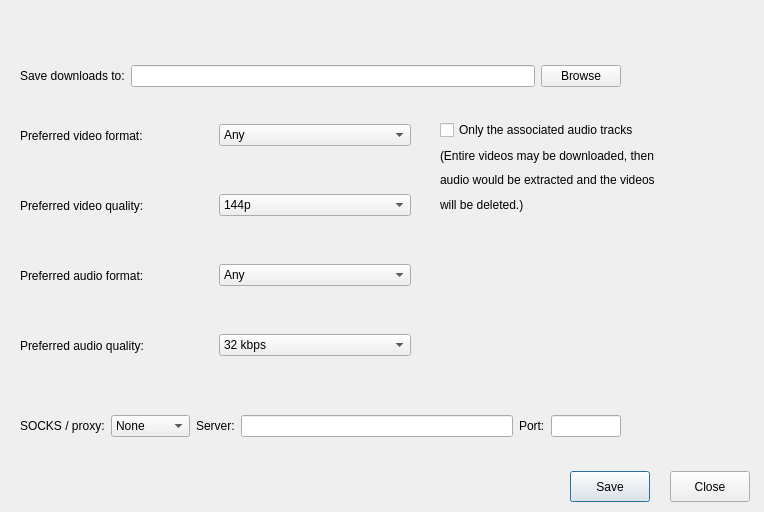
<?xml version="1.0" encoding="UTF-8"?>
<ui version="4.0">
 <class>Settings</class>
 <widget class="QDialog" name="Settings">
  <property name="geometry">
   <rect>
    <x>0</x>
    <y>0</y>
    <width>764</width>
    <height>512</height>
   </rect>
  </property>
  <property name="windowTitle">
   <string>Settings</string>
  </property>
  <widget class="QPushButton" name="save_button">
   <property name="geometry">
    <rect>
     <x>570</x>
     <y>471</y>
     <width>80</width>
     <height>31</height>
    </rect>
   </property>
   <property name="text">
    <string>Save</string>
   </property>
  </widget>
  <widget class="QPushButton" name="close_button">
   <property name="geometry">
    <rect>
     <x>670</x>
     <y>471</y>
     <width>80</width>
     <height>31</height>
    </rect>
   </property>
   <property name="text">
    <string>Close</string>
   </property>
  </widget>
  <widget class="QWidget" name="layoutWidget">
   <property name="geometry">
    <rect>
     <x>20</x>
     <y>180</y>
     <width>391</width>
     <height>51</height>
    </rect>
   </property>
   <layout class="QHBoxLayout" name="vid_quality_hlayout">
    <item>
     <widget class="QLabel" name="pref_vid_quality_label">
      <property name="text">
       <string>Preferred video quality:</string>
      </property>
     </widget>
    </item>
    <item>
     <widget class="QComboBox" name="pref_vid_quality_dropdown">
      <item>
       <property name="text">
        <string>144p</string>
       </property>
      </item>
      <item>
       <property name="text">
        <string>240p</string>
       </property>
      </item>
      <item>
       <property name="text">
        <string>360p</string>
       </property>
      </item>
      <item>
       <property name="text">
        <string>480p</string>
       </property>
      </item>
      <item>
       <property name="text">
        <string>720p (HD)</string>
       </property>
      </item>
      <item>
       <property name="text">
        <string>1080p (Full HD)</string>
       </property>
      </item>
      <item>
       <property name="text">
        <string>1440p (2K)</string>
       </property>
      </item>
      <item>
       <property name="text">
        <string>2160p (4K)</string>
       </property>
      </item>
      <item>
       <property name="text">
        <string>Best available</string>
       </property>
      </item>
     </widget>
    </item>
   </layout>
  </widget>
  <widget class="QWidget" name="layoutWidget_2">
   <property name="geometry">
    <rect>
     <x>20</x>
     <y>110</y>
     <width>391</width>
     <height>51</height>
    </rect>
   </property>
   <layout class="QHBoxLayout" name="pref_video_format_layout">
    <item>
     <widget class="QLabel" name="pref_vid_format">
      <property name="text">
       <string>Preferred video format:</string>
      </property>
     </widget>
    </item>
    <item>
     <widget class="QComboBox" name="pref_vid_format_dropdown">
      <item>
       <property name="text">
        <string>Any</string>
       </property>
      </item>
      <item>
       <property name="text">
        <string>mp4</string>
       </property>
      </item>
      <item>
       <property name="text">
        <string>webm</string>
       </property>
      </item>
      <item>
       <property name="text">
        <string>avi</string>
       </property>
      </item>
      <item>
       <property name="text">
        <string>mov</string>
       </property>
      </item>
      <item>
       <property name="text">
        <string>mkv</string>
       </property>
      </item>
      <item>
       <property name="text">
        <string>flv</string>
       </property>
      </item>
      <item>
       <property name="text">
        <string>3gp</string>
       </property>
      </item>
     </widget>
    </item>
   </layout>
  </widget>
  <widget class="QWidget" name="layoutWidget_3">
   <property name="geometry">
    <rect>
     <x>20</x>
     <y>320</y>
     <width>391</width>
     <height>51</height>
    </rect>
   </property>
   <layout class="QHBoxLayout" name="audio_quality_hlayout">
    <item>
     <widget class="QLabel" name="audio_quality_label">
      <property name="text">
       <string>Preferred audio quality:</string>
      </property>
     </widget>
    </item>
    <item>
     <widget class="QComboBox" name="pref_aud_quality_dropdown">
      <item>
       <property name="text">
        <string>32 kbps</string>
       </property>
      </item>
      <item>
       <property name="text">
        <string>64 kbps</string>
       </property>
      </item>
      <item>
       <property name="text">
        <string>128 kbps</string>
       </property>
      </item>
      <item>
       <property name="text">
        <string>160 kbps</string>
       </property>
      </item>
      <item>
       <property name="text">
        <string>192 kbps</string>
       </property>
      </item>
      <item>
       <property name="text">
        <string>256 kbps</string>
       </property>
      </item>
      <item>
       <property name="text">
        <string>320 kbps</string>
       </property>
      </item>
      <item>
       <property name="text">
        <string>Best available</string>
       </property>
      </item>
     </widget>
    </item>
   </layout>
  </widget>
  <widget class="QWidget" name="layoutWidget_4">
   <property name="geometry">
    <rect>
     <x>20</x>
     <y>250</y>
     <width>391</width>
     <height>51</height>
    </rect>
   </property>
   <layout class="QHBoxLayout" name="pref_audio_format_layout">
    <item>
     <widget class="QLabel" name="pref_aud_format">
      <property name="text">
       <string>Preferred audio format:</string>
      </property>
     </widget>
    </item>
    <item>
     <widget class="QComboBox" name="pref_aud_format_dropdown">
      <item>
       <property name="text">
        <string>Any</string>
       </property>
      </item>
      <item>
       <property name="text">
        <string>mp3</string>
       </property>
      </item>
      <item>
       <property name="text">
        <string>ogg / oga [Vorbis]</string>
       </property>
      </item>
      <item>
       <property name="text">
        <string>m4a</string>
       </property>
      </item>
      <item>
       <property name="text">
        <string>aac</string>
       </property>
      </item>
      <item>
       <property name="text">
        <string>opus</string>
       </property>
      </item>
      <item>
       <property name="text">
        <string>flac</string>
       </property>
      </item>
      <item>
       <property name="text">
        <string>wav</string>
       </property>
      </item>
     </widget>
    </item>
   </layout>
  </widget>
  <widget class="QWidget" name="layoutWidget_5">
   <property name="geometry">
    <rect>
     <x>20</x>
     <y>390</y>
     <width>601</width>
     <height>72</height>
    </rect>
   </property>
   <layout class="QHBoxLayout" name="proxy_server_layout">
    <item>
     <widget class="QLabel" name="proxy_label">
      <property name="text">
       <string>SOCKS / proxy:</string>
      </property>
     </widget>
    </item>
    <item>
     <widget class="QComboBox" name="proxy_server_type">
      <item>
       <property name="text">
        <string>None</string>
       </property>
      </item>
      <item>
       <property name="text">
        <string>HTTPS</string>
       </property>
      </item>
      <item>
       <property name="text">
        <string>SOCKS4</string>
       </property>
      </item>
      <item>
       <property name="text">
        <string>SOCKS5</string>
       </property>
      </item>
     </widget>
    </item>
    <item>
     <widget class="QLabel" name="proxy_server_label">
      <property name="text">
       <string>Server:</string>
      </property>
     </widget>
    </item>
    <item>
     <widget class="QLineEdit" name="proxy_server_addr"/>
    </item>
    <item>
     <widget class="QLabel" name="proxy_port_label">
      <property name="text">
       <string>Port:</string>
      </property>
     </widget>
    </item>
    <item>
     <widget class="QLineEdit" name="proxy_server_port">
      <property name="sizePolicy">
       <sizepolicy hsizetype="Fixed" vsizetype="Fixed">
        <horstretch>0</horstretch>
        <verstretch>0</verstretch>
       </sizepolicy>
      </property>
      <property name="maximumSize">
       <size>
        <width>70</width>
        <height>16777215</height>
       </size>
      </property>
     </widget>
    </item>
   </layout>
  </widget>
  <widget class="QWidget" name="layoutWidget_6">
   <property name="geometry">
    <rect>
     <x>20</x>
     <y>40</y>
     <width>601</width>
     <height>72</height>
    </rect>
   </property>
   <layout class="QHBoxLayout" name="dl_dir_layout">
    <item>
     <widget class="QLabel" name="save_downloads_label">
      <property name="text">
       <string>Save downloads to:</string>
      </property>
     </widget>
    </item>
    <item>
     <widget class="QLineEdit" name="save_downloads_edit"/>
    </item>
    <item>
     <widget class="QPushButton" name="browse_btn">
      <property name="text">
       <string>Browse</string>
      </property>
     </widget>
    </item>
   </layout>
  </widget>
  <widget class="QWidget" name="layoutWidget_7">
   <property name="geometry">
    <rect>
     <x>440</x>
     <y>120</y>
     <width>278</width>
     <height>94</height>
    </rect>
   </property>
   <layout class="QVBoxLayout" name="verticalLayout">
    <item>
     <widget class="QCheckBox" name="check_audio_only">
      <property name="text">
       <string>Only the associated audio tracks</string>
      </property>
     </widget>
    </item>
    <item>
     <widget class="QLabel" name="label">
      <property name="text">
       <string>(Entire videos may be downloaded, then</string>
      </property>
     </widget>
    </item>
    <item>
     <widget class="QLabel" name="label_2">
      <property name="text">
       <string>audio would be extracted and the videos</string>
      </property>
     </widget>
    </item>
    <item>
     <widget class="QLabel" name="label_3">
      <property name="text">
       <string>will be deleted.)</string>
      </property>
     </widget>
    </item>
   </layout>
  </widget>
 </widget>
 <resources/>
 <connections/>
</ui>
